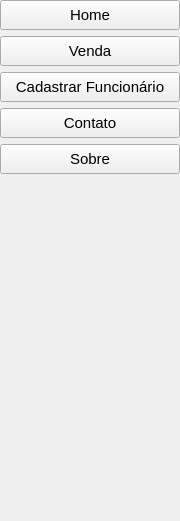
            <widget class="QWidget" name="page">
             <property name="geometry">
              <rect>
               <x>0</x>
               <y>0</y>
               <width>180</width>
               <height>521</height>
              </rect>
             </property>
             <property name="cursor">
              <cursorShape>ArrowCursor</cursorShape>
             </property>
             <attribute name="label">
              <string>MENU</string>
             </attribute>
             <layout class="QVBoxLayout" name="verticalLayout_3">
              <property name="spacing">
               <number>6</number>
              </property>
              <property name="leftMargin">
               <number>0</number>
              </property>
              <property name="topMargin">
               <number>0</number>
              </property>
              <property name="rightMargin">
               <number>0</number>
              </property>
              <property name="bottomMargin">
               <number>0</number>
              </property>
              <item>
               <widget class="QPushButton" name="btnHome">
                <property name="minimumSize">
                 <size>
                  <width>0</width>
                  <height>30</height>
                 </size>
                </property>
                <property name="font">
                 <font>
                  <pointsize>11</pointsize>
                 </font>
                </property>
                <property name="cursor">
                 <cursorShape>PointingHandCursor</cursorShape>
                </property>
                <property name="text">
                 <string>Home</string>
                </property>
               </widget>
              </item>
              <item>
               <widget class="QPushButton" name="btnVenda">
                <property name="minimumSize">
                 <size>
                  <width>0</width>
                  <height>30</height>
                 </size>
                </property>
                <property name="font">
                 <font>
                  <pointsize>11</pointsize>
                  <bold>false</bold>
                  <underline>false</underline>
                  <strikeout>false</strikeout>
                  <kerning>true</kerning>
                 </font>
                </property>
                <property name="cursor">
                 <cursorShape>PointingHandCursor</cursorShape>
                </property>
                <property name="text">
                 <string>Venda</string>
                </property>
               </widget>
              </item>
              <item>
               <widget class="QPushButton" name="btnCadastrar">
                <property name="minimumSize">
                 <size>
                  <width>0</width>
                  <height>30</height>
                 </size>
                </property>
                <property name="font">
                 <font>
                  <pointsize>11</pointsize>
                 </font>
                </property>
                <property name="cursor">
                 <cursorShape>PointingHandCursor</cursorShape>
                </property>
                <property name="text">
                 <string>Cadastrar Funcionário</string>
                </property>
               </widget>
              </item>
              <item>
               <widget class="QPushButton" name="btnContatos">
                <property name="minimumSize">
                 <size>
                  <width>0</width>
                  <height>30</height>
                 </size>
                </property>
                <property name="font">
                 <font>
                  <pointsize>11</pointsize>
                 </font>
                </property>
                <property name="cursor">
                 <cursorShape>PointingHandCursor</cursorShape>
                </property>
                <property name="text">
                 <string>Contato</string>
                </property>
               </widget>
              </item>
              <item>
               <widget class="QPushButton" name="btnSobre">
                <property name="minimumSize">
                 <size>
                  <width>0</width>
                  <height>30</height>
                 </size>
                </property>
                <property name="font">
                 <font>
                  <pointsize>11</pointsize>
                 </font>
                </property>
                <property name="cursor">
                 <cursorShape>PointingHandCursor</cursorShape>
                </property>
                <property name="text">
                 <string>Sobre</string>
                </property>
               </widget>
              </item>
              <item>
               <spacer name="verticalSpacer">
                <property name="orientation">
                 <enum>Qt::Vertical</enum>
                </property>
                <property name="sizeHint" stdset="0">
                 <size>
                  <width>20</width>
                  <height>40</height>
                 </size>
                </property>
               </spacer>
              </item>
             </layout>
            </widget>
